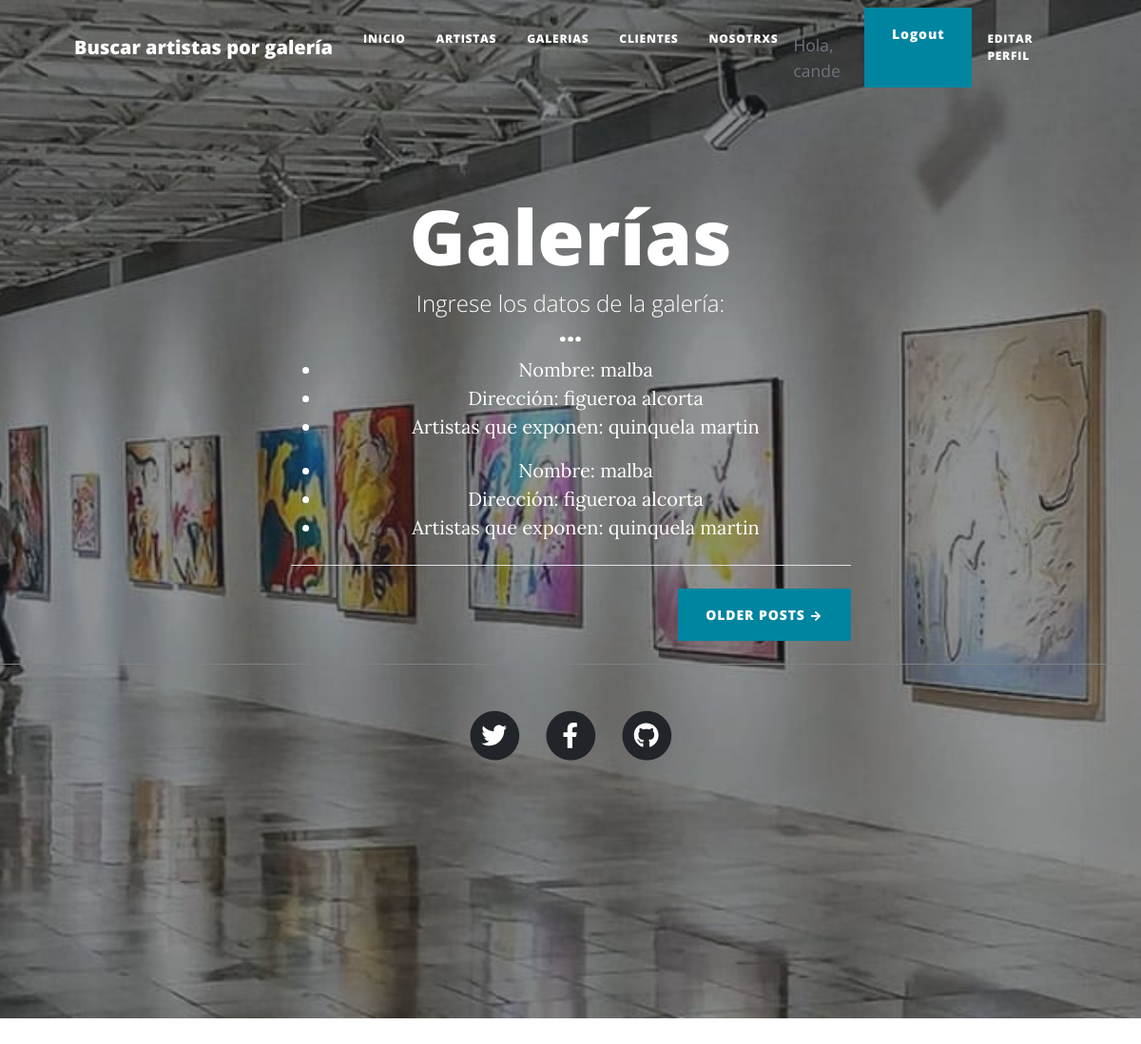
/galerias/view/1 (signed in), run on the app's committed database.
### AppBlog/models.py (models this page shows, shortened)
class Galeria(Model):
    nombre = CharField(max_length=40)
    direccion = CharField(max_length=40)
    artistasQueExponen = CharField(max_length=100)

### AppBlog/views.py (the view)
# urls.py: path('galerias/view/<pk>', views.GaleriaDetailView.as_view(), name='galeria_view'),
class GaleriaDetailView(DetailView):
    model = Galeria
    template_name = 'AppBlog/galeria_view.html'

### templates/AppBlog/galeria_view.html
{% extends 'AppBlog/padre.html' %}
{% load static %}
{%block Header%}
    <header class="masthead" style="background-image: url({%static 'AppBlog/assets/img/galerias-de-arte.jpeg' %})">
        <div class="container position-relative px-4 px-lg-5">
            <div class="row gx-4 gx-lg-5 justify-content-center">
                <div class="col-md-10 col-lg-8 col-xl-7">
                    <div class="site-heading">
                        <h1>Galerías</h1>
                        <span class="subheading">Ingrese los datos de la galería:</span>
                        <h3>...</h3>
                        {% block contenidoQueCambia %}
                        <ul>
                            <li>Nombre: {{galeria.nombre}}</li>
                            <li>Dirección: {{galeria.direccion}}</li>
                            <li>Artistas que exponen: {{galeria.artistasQueExponen}}</li>
                        </ul>
                    {% endblock %}
                {% endblock %}

### templates/AppBlog/padre.html (shortened to what this page needs)
<!DOCTYPE html>
<html lang="en">
    <head>
        {% load static %}
        <link href="{% static 'AppBlog/css/styles.css' %}" rel="stylesheet" />
    </head>
    <body>
        <nav class="navbar navbar-expand-lg navbar-light" id="mainNav">
            <div class="container px-4 px-lg-5">
                <a class="navbar-brand" href="{% url 'busqueda_artista' %}">Buscar artistas por galería </a>
                <div class="collapse navbar-collapse" id="navbarResponsive">
                    <ul class="navbar-nav ms-auto py-4 py-lg-0">
                        <li class="nav-item"><a class="nav-link px-lg-3 py-3 py-lg-4" href="{% url 'inicio' %}">Inicio</a></li>
                        <li class="nav-item"><a class="nav-link px-lg-3 py-3 py-lg-4" href="{% url 'artistas' %}">Artistas</a></li>
                        <li class="nav-item"><a class="nav-link px-lg-3 py-3 py-lg-4" href="{% url 'galerias' %}">Galerias</a></li>
                        <li class="nav-item"><a class="nav-link px-lg-3 py-3 py-lg-4" href="{% url 'clientes' %}">Clientes</a></li>
                        <li class="nav-item"><a class="nav-link px-lg-3 py-3 py-lg-4" href="{% url 'about_us' %}">Nosotrxs</a></li>
                        {% if not request.user.is_authenticated %}
                            <a class="btn btn-primary" href="{% url 'login' %}">INICIAR SESIÓN</a>
                        {% else %}
                            <li class="text-muted small mb-32 mb-lg-10"> <br>
                                Hola, {{user.username}} </li>
                            <a class="btn btn-primary" href="{% url 'logout' %}"> Logout</a>
                            <li class="nav-item"><a class="nav-link px-lg-3 py-3 py-lg-4" href="{% url 'avatar_add' %}">Editar perfil</a></li>
                        {% endif %}
                    </ul>
                </div>
            </div>
        </nav>
        {% block Header %}
        {% endblock %}
        {%block contenidoQueCambia%}
        {%endblock%}
                    </div>
                    <hr class="my-4" />
                    {%block OlderPosts%}
                    <div class="d-flex justify-content-end mb-4"><a class="btn btn-primary text-uppercase" href="{% url 'not_pages_yet' %}">Older Posts →</a></div>
                </div>
            </div>
        </div>
        <footer class="border-top">
            {%endblock%}
            <div class="container px-4 px-lg-5">
                <div class="row gx-4 gx-lg-5 justify-content-center">
                    <div class="col-md-10 col-lg-8 col-xl-7">
                        <ul class="list-inline text-center">
                            <li class="list-inline-item">
                                <a href="{% url 'not_pages_yet' %}">
                                    <span class="fa-stack fa-lg">
                                        <i class="fas fa-circle fa-stack-2x"></i>
                                        <i class="fab fa-twitter fa-stack-1x fa-inverse"></i>
                                    </span>
                                </a>
                            </li>
                            <li class="list-inline-item">
                                <a href="{% url 'not_pages_yet' %}">
                                    <span class="fa-stack fa-lg">
                                        <i class="fas fa-circle fa-stack-2x"></i>
                                        <i class="fab fa-facebook-f fa-stack-1x fa-inverse"></i>
                                    </span>
                                </a>
                            </li>
                            <li class="list-inline-item">
                                <a href="{% url 'not_pages_yet' %}">
                                    <span class="fa-stack fa-lg">
                                        <i class="fas fa-circle fa-stack-2x"></i>
                                        <i class="fab fa-github fa-stack-1x fa-inverse"></i>
                                    </span>
                                </a>
                            </li>
                        </ul>
                    </div>
                </div>
            </div>
        </footer>
    </body>
</html>

### data on the page
Galeria: nombre "malba malba", direccion "figueroa alcorta figueroa alcorta", artistasQueExponen "quinquela martin quinquela martin"

### other printed values
{{ user.username }} "cande"
